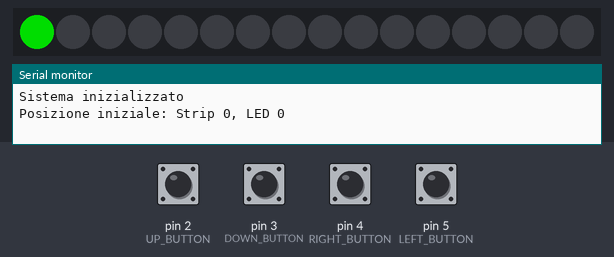
A sketch run on a simulated Arduino Uno, built with avr-gcc and run on an emulated ATmega328P. On the bench: 16 RGB LEDs in strip order, left to right, the last lines printed to the serial monitor. The test bench sets the inputs (shaded band); at power-on: pin 2 (UP_BUTTON), pin 3 (DOWN_BUTTON), pin 4 (RIGHT_BUTTON), pin 5 (LEFT_BUTTON) LOW. Dim RGB values are drawn brighter than linear.

Above: at 1.2 s.
1.3 s: pin 2 (UP_BUTTON) pulled HIGH for 1 s
At 3.1 s:
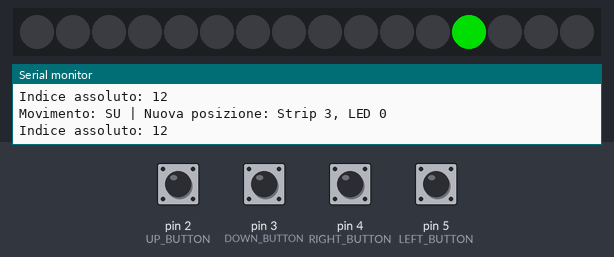
3.8 s: pin 4 (RIGHT_BUTTON) pulled HIGH for 0.15 s
At 4.5 s:
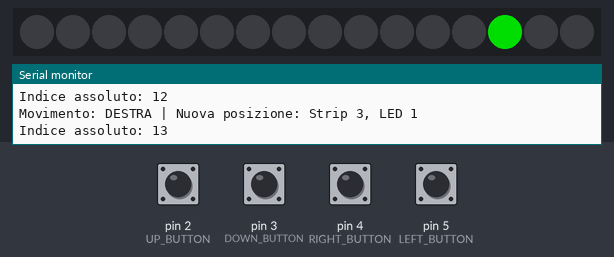
5.4 s: pin 3 (DOWN_BUTTON) pulled HIGH for 0.15 s
At 6.6 s:
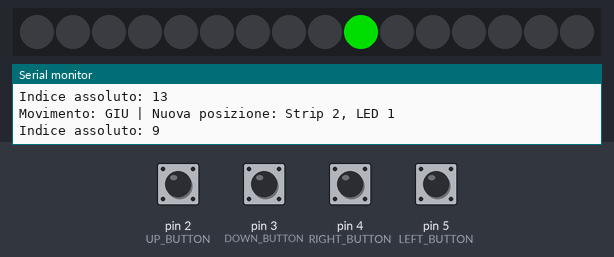
7.0 s: pin 3 (DOWN_BUTTON) pulled HIGH for 1 s
At 8.3 s:
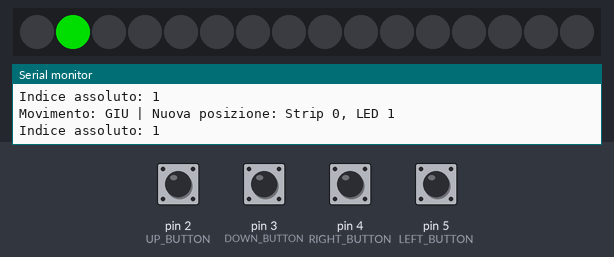
9.5 s: pin 4 (RIGHT_BUTTON) pulled HIGH for 1 s
At 10.4 s:
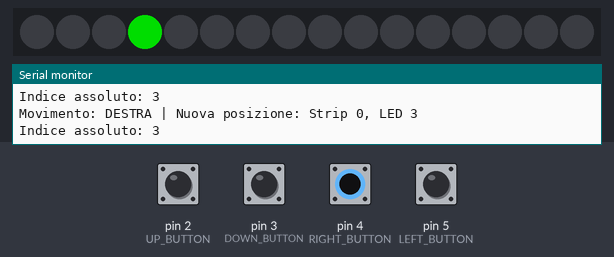
12.0 s: pin 2 (UP_BUTTON) pulled HIGH for 0.15 s
At 12.9 s:
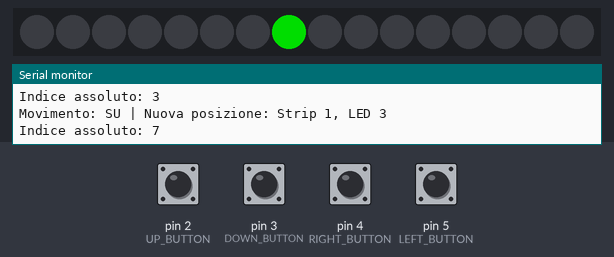
Timing chart, 0 to 14.6 s (numbered marks = the images above; inputs shaded):
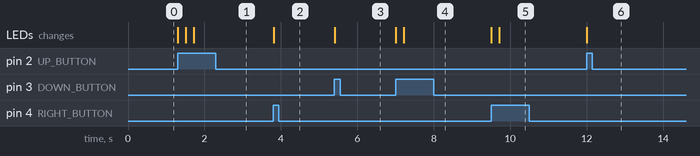

Measured:
- after the input at 1.3 s, the LEDs: first change at once (image 1 shows a later state)
- after the input at 3.8 s, the LEDs: change at once (image 2)
- after the input at 5.4 s, the LEDs: change at once (image 3)
- after the input at 7.0 s, the LEDs: first change at once (image 4 shows a later state)
- after the input at 9.5 s, the LEDs: first change at once (image 5 shows a later state)
- after the input at 12.0 s, the LEDs: change at once (image 6)

The sketch:

es_29.7.25_4BOTTONI.ino
```cpp
#include <Adafruit_NeoPixel.h>
#define LED_PIN 6
#define NUM_STRIPS 4
#define LEDS_PER_STRIP 4
#define TOTAL_LEDS NUM_STRIPS * LEDS_PER_STRIP

Adafruit_NeoPixel matrix(TOTAL_LEDS, LED_PIN, NEO_GRB + NEO_KHZ800);

// Definizione pulsanti
#define UP_BUTTON 2
#define DOWN_BUTTON 3
#define RIGHT_BUTTON 4
#define LEFT_BUTTON 5

// Posizione cursore
int currentStrip = 0;
int currentLed = 0;

void setup() {
  // Inizializzazione seriale
  Serial.begin(9600);
  Serial.println("Sistema inizializzato");
  Serial.print("Posizione iniziale: Strip ");
  Serial.print(currentStrip);
  Serial.print(", LED ");
  Serial.println(currentLed);

  // Configurazione pin
  pinMode(UP_BUTTON, INPUT);
  pinMode(DOWN_BUTTON, INPUT);
  pinMode(RIGHT_BUTTON, INPUT);
  pinMode(LEFT_BUTTON, INPUT);

  matrix.begin();
  matrix.show();
  updateCursor();
}

void loop() {
  if (digitalRead(UP_BUTTON) == HIGH) {
    moveCursor(0, 1);
    logMovement("SU");
    delay(200);
  }
  if (digitalRead(DOWN_BUTTON) == HIGH) {
    moveCursor(0, -1);
    logMovement("GIU");
    delay(200);
  }
  if (digitalRead(RIGHT_BUTTON) == HIGH) {
    moveCursor(1, 0);
    logMovement("DESTRA");
    delay(200);
  }
  if (digitalRead(LEFT_BUTTON) == HIGH) {
    moveCursor(-1, 0);
    logMovement("SINISTRA");
    delay(200);
  }
}

void moveCursor(int dx, int dy) {
  // Spegni LED corrente
  matrix.setPixelColor(getLedIndex(currentStrip, currentLed), matrix.Color(0, 0, 0));

  // Aggiorna posizione
  int newStrip = constrain(currentStrip + dy, 0, NUM_STRIPS - 1);
  int newLed = constrain(currentLed + dx, 0, LEDS_PER_STRIP - 1);

  // Verifica se la posizione è cambiata
  if (newStrip != currentStrip || newLed != currentLed) {
    currentStrip = newStrip;
    currentLed = newLed;
  }

  updateCursor();
}

int getLedIndex(int strip, int led) {
  return (strip * LEDS_PER_STRIP) + led;
}

void updateCursor() {
  matrix.setPixelColor(getLedIndex(currentStrip, currentLed), matrix.Color(0, 150, 0));
  matrix.show();
}

// Funzione per loggare i movimenti
void logMovement(String direction) {
  Serial.print("Movimento: ");
  Serial.print(direction);
  Serial.print(" | Nuova posizione: Strip ");
  Serial.print(currentStrip);
  Serial.print(", LED ");
  Serial.println(currentLed);

  Serial.print("Indice assoluto: ");
  Serial.println(getLedIndex(currentStrip, currentLed));
}
```
